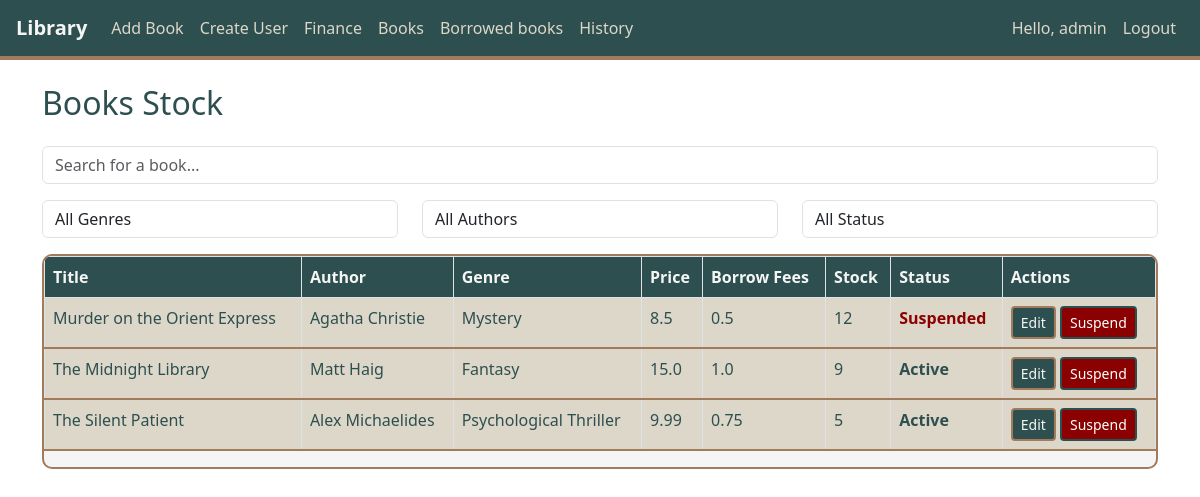
The page / (signed in) on the database its author committed.
### tables this page shows
CREATE TABLE books (    id INTEGER PRIMARY KEY AUTOINCREMENT,    title TEXT NOT NULL,    author_id INTEGER NOT NULL,    genre_id INTEGER NOT NULL,    stock INTEGER NOT NULL DEFAULT 0,    status TEXT NOT NULL DEFAULT 'active',       buy_price REAL NOT NULL DEFAULT 0,           borrow_fee REAL NOT NULL DEFAULT 0,         FOREIGN KEY (author_id) REFERENCES authors(id),    FOREIGN KEY (genre_id) REFERENCES genres(id));

CREATE TABLE authors (    id INTEGER PRIMARY KEY AUTOINCREMENT,    name TEXT NOT NULL UNIQUE);

CREATE TABLE genres (    id INTEGER PRIMARY KEY AUTOINCREMENT,    name TEXT NOT NULL UNIQUE);

### app.py (the view)
@app.route("/", methods=["GET", "POST"])
@login_required
def index():
    rows = db.execute("""
            SELECT books.id, books.title, books.stock, books.status, books.buy_price , books.borrow_fee,
                authors.name AS author,
                genres.name AS genre
            FROM books
            JOIN authors ON books.author_id = authors.id
            JOIN genres ON books.genre_id = genres.id
            ORDER BY books.title
        """)
    genres = db.execute("SELECT DISTINCT name FROM genres")
    authors = db.execute("SELECT DISTINCT name FROM authors")
    return render_template("index.html", books=rows, genres=genres, authors=authors)

### app.py (called while the page is built)
def login_required(f):
    @wraps(f)
    def decorated_function(*args, **kwargs):
        if session.get("user_id") is None:
            flash("You must be logged in.")
            return redirect("/login")
        return f(*args, **kwargs)
    return decorated_function

### templates/index.html (shortened to what this page needs)
{% extends "layout.html" %}
{% block body %}
<h2 class="mb-4" style="color:#2E4F4F;">Books Stock</h2>
<input id="search" class="form-control my-3" placeholder="Search for a book...">
<div class="row mb-3">
    <div class="col-md-4">
        <select id="filter-genre" class="form-control">
            <option value="">All Genres</option>
        </select>
    </div>
    <div class="col-md-4">
        <select id="filter-author" class="form-control">
            <option value="">All Authors</option>
        </select>
    </div>
    <div class="col-md-4">
        <select id="filter-status" class="form-control">
            <option value="">All Status</option>
        </select>
    </div>
</div>
<div class="stock-table table-responsive">
    <table class="table table-bordered">
        <thead>
            <tr>
                <th>Title</th>
                <th>Author</th>
                <th>Genre</th>
                <th>Price</th>
                <th>Borrow Fees</th>
                <th>Stock</th>
                <th>Status</th>
                {% if session.get("role") == "admin" %}
                <th>Actions</th>
                {% else %}
                <th>Borrow</th>
                {% endif %}
            </tr>
        </thead>
        <tbody>
            {% for book in books %}
            <tr>
                <td>{{ book.title }}</td>
                <td>{{ book.author }}</td>
                <td>{{ book.genre }}</td>
                <td>{{ book.buy_price }}</td>
                <td>{{ book.borrow_fee }}</td>
                <td>{{ book.stock }}</td>
                <td>
                    {% if book.status == 'active' %}
                        <span class="status-active">Active</span>
                    {% else %}
                        <span class="status-suspended">Suspended</span>
                    {% endif %}
                </td>
                {% if session.get("role") == "admin" %}
                <td>
                    <a href="/admin/books/edit/{{ book.id }}" class="btn btn-edit btn-sm">Edit</a>
                    <a href="/admin/books/suspend/{{ book.id }}" class="btn btn-suspend btn-sm">Suspend</a>
                </td>
                {% endif %}
            </tr>
            {% endfor %}
        </tbody>
    </table>
</div>
{% endblock %}

### static/css/styles.css (style rules this page uses)
.stock-table { background-color: #F5F5F5; border: 2px solid #A27B5C; border-radius: 10px; overflow: hidden; }
.stock-table th { background-color: #2E4F4F; color: #F5F5F5; font-weight: 600; }
.stock-table td { background-color: #DCD7C9; color: #2E4F4F; border-bottom: 2px solid #A27B5C; }
.status-active { color: #2E4F4F; font-weight: bold; }
.status-suspended { color: #8B0000; font-weight: bold; }
.btn-edit { background-color: #2E4F4F; color: #F5F5F5; border: 2px solid #A27B5C; }
.btn-suspend { background-color: #8B0000; color: white; border: 2px solid #2E4F4F; }

### rows shown on the page
books: title "Murder on the Orient Express", author "Agatha Christie", genre "Mystery", buy_price "8.5", borrow_fee "0.5", stock "12", status "Suspended"
books: title "The Midnight Library", author "Matt Haig", genre "Fantasy", buy_price "15.0", borrow_fee "1.0", stock "9", status "Active"
books: title "The Silent Patient", author "Alex Michaelides", genre "Psychological Thriller", buy_price "9.99", borrow_fee "0.75", stock "5", status "Active"

### other values the page prints
{{ session.username }} "admin"
